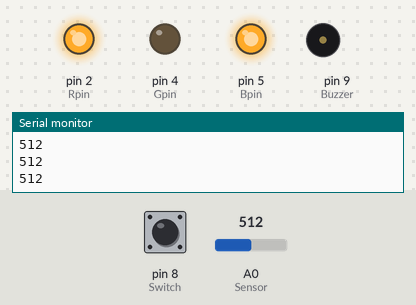
The sketch below on a simulated Arduino Uno, built with avr-gcc and run on an emulated ATmega328P. On the bench: output pins drawn as LEDs (lit = HIGH), buzzer (waves = sounding, pin HIGH), the last lines printed to the serial monitor. The test bench sets the inputs (shaded band); at power-on: A0 (Sensor) = 512, pin 8 (Switch) LOW. Pins used as bus, display or sensor lines are not drawn.

Above: at 3.0 s.
3.1 s: A0 (Sensor) set to 492
At 4.8 s:
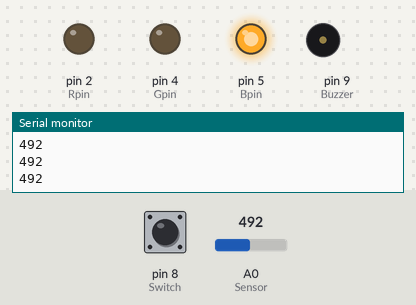
5.8 s: pin 8 (Switch) pulled HIGH for 3.2 s
At 10.1 s:
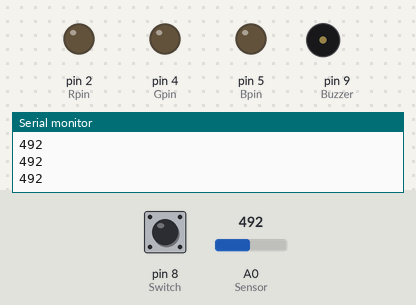
10.5 s: pin 8 (Switch) pulled HIGH for 3.2 s
At 13.0 s:
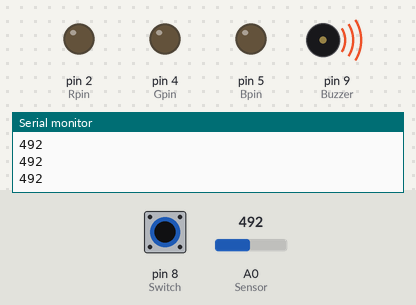
15.2 s: A0 (Sensor) set to 510
At 18.0 s:
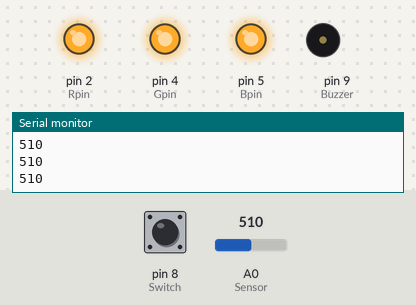
18.2 s: A0 (Sensor) set to 390
At 20.66 s:
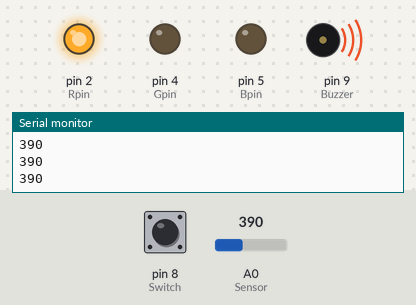
21.2 s: pin 8 (Switch) pulled HIGH for 0.3 s
At 24.7 s:
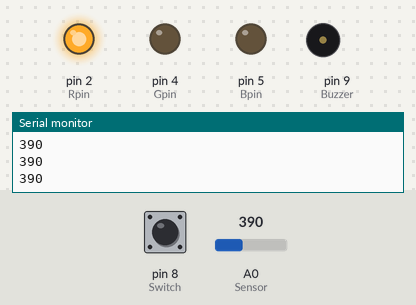
Timing chart, 0 to 25.5 s (numbered marks = the images above; inputs shaded):
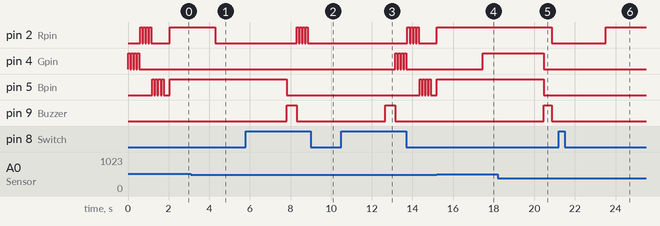

The sketch:

Arduino_code.ino
```cpp
int Level = 0 , OldLevel = 0, OldLevelOF = 0;
int  FreshLevel = 0, TempLevel = 0;
int StabilityCount = 0 ;
bool R = 0, G = 0, B = 0;

bool LPC = 0 , LPC1 = 0;
unsigned long PM = 0 , NM = 0, SM = 0;

int BuzzerCounter = 0, SwitchCounter = 0;

///////////////// LED pins////////////////
const int Rpin = 2;
const int GND = 3;
const int Gpin = 4;
const int Bpin = 5;
/////////////////////////////////////////

const int Switch = 8; //bluewhite
const int Buzzer = 9; // Blue

void setup()
{
  Serial.begin(9600);

  pinMode(Rpin, OUTPUT);
  pinMode(Gpin, OUTPUT);
  pinMode(Bpin, OUTPUT);
  pinMode(Buzzer, OUTPUT);
  pinMode(GND, OUTPUT);

  digitalWrite(Rpin, LOW);
  digitalWrite(Gpin, LOW);
  digitalWrite(Bpin, LOW);
  digitalWrite(Buzzer, LOW);
  digitalWrite(GND, LOW);

  pinMode(Switch, INPUT);

  pinMode(A1, OUTPUT);  // Sensor Power

  for (short i = 0; i < 4; i++)    // Indicates Device StartUp
  {
    digitalWrite(Gpin, HIGH);
    delay(100);
    digitalWrite(Gpin, LOW);
    delay(50);
  }
  for (short i = 0; i < 4; i++)    // Indicates Device StartUp
  {
    digitalWrite(Rpin, HIGH);
    delay(100);
    digitalWrite(Rpin, LOW);
    delay(50);
  }
  for (short i = 0; i < 4; i++)    // Indicates Device StartUp
  {
    digitalWrite(Bpin, HIGH);
    delay(100);
    digitalWrite(Bpin, LOW);
    delay(50);
  }
}

void loop()
{
  delay(250);

  CheckLevel();

  LEDUpdate();

  OverFlowCheck();
  RserveLevelCheck();

  if (digitalRead(Switch))
    ManualCheck();
}

void CheckLevel()
{
  digitalWrite(A1, HIGH);
  delayMicroseconds(50);
  int raw = analogRead(A0);          // Sensor output
  Serial.println(raw);
  digitalWrite(A1, LOW);
  delayMicroseconds(50);

  if (raw < 300)  // Wire breakage
    FreshLevel  = 0;
  else if (raw >= 300 && raw < 400) // Empty Tank
    FreshLevel  = 1;
  else if (raw >= 400 && raw < 500)
    FreshLevel  = 2;
  else if (raw >= 800 && raw < 900)
    FreshLevel  = 3;
  else
    FreshLevel  = 4;


  if (FreshLevel != Level)     // Fresh reading is not equal to Stable Level but equals to intermediate level then stability count is raised.
  {
    StabilityCount++;
  }
  else                                                          // Fresh reading is equal to Stable Level than Intermediate is set to Stable level and Stability counter is reset.
  {
    StabilityCount = 0;
  }


  if (StabilityCount == 10)     //It will take 10 Cycles for Level Finalization
  {
    Level = FreshLevel;
    StabilityCount = 0;
  }
}

void LEDUpdate()
{
  if (Level == 0  )
  {
    R = 1; G = 0; B = 1;
  }
  else if (Level == 1  )
  {
    R = 1; G = 0; B = 0;
  }
  else if (Level == 2  )
  {
    R = 0; G = 0 ; B = 1;
  }
  else if (Level == 3  )
  {
    R = 0; G = 1; B = 0;
  }
  else if (Level == 4  )
  {
    R = 1; G = 1; B = 1;
  }
  digitalWrite(Rpin, R);
  digitalWrite(Gpin, G);
  digitalWrite(Bpin, B);

}


void OverFlowCheck()
{
  if (Level != OldLevelOF && Level == 3 && OldLevelOF != 0 )
  {
    OldLevelOF = Level;
    digitalWrite(Buzzer, HIGH);
    digitalWrite(Gpin, HIGH);

    while (1)
    {
      if (digitalRead(Switch))
      {
        digitalWrite(Buzzer, LOW);
        break;
      }
    }
    delay(2000);
  }
  else
  {
    OldLevelOF = Level;
  }
}

void RserveLevelCheck()
{
  if (Level != OldLevel && Level == 1 && OldLevel != 0)
  {
    OldLevel = Level;
    for (int i = 0; i <= 20 ; i++)
    {
      digitalWrite(Buzzer, HIGH);
      digitalWrite(Rpin, HIGH);
      delay(200);
      if (digitalRead(Switch))
        break;
      delay(200);
      if (digitalRead(Switch))
        break;

      digitalWrite(Buzzer, LOW);
      digitalWrite(Rpin, LOW);
      delay(200);
      if (digitalRead(Switch))
        break;
      delay(200);
      if (digitalRead(Switch))
        break;
      delay(100);
      if (digitalRead(Switch))
        break;
    }
    digitalWrite(Buzzer, LOW);
    digitalWrite(Rpin, LOW);
    delay(2000);
  }
  else
  {
    OldLevel = Level;
  }
}

void ManualCheck()
{
  while (digitalRead(Switch))
  {
    delay(100);
    SwitchCounter++;
    if (SwitchCounter >= 20)
    {
      SwitchCounter = 0;
      SwitchOff();
    }
  }
  SwitchCounter = 0;
}


void SwitchOff()
{
  digitalWrite(Rpin, LOW);
  digitalWrite(Gpin, LOW);
  digitalWrite(Bpin, LOW);

  digitalWrite(Buzzer, HIGH);
  delay(500);
  digitalWrite(Buzzer, LOW);

  for (short i = 0; i < 4; i++)    // Indicates Device ShutOff
  {
    digitalWrite(Rpin, HIGH);
    delay(100);
    digitalWrite(Rpin, LOW);
    delay(50);
  }

  Level = 0 ; OldLevel = 0; OldLevelOF = 0;
  R = 0; G = 0; B = 0;
  BuzzerCounter = 0 ; SwitchCounter = 0;
  bool isSleepMode = true;
  while (isSleepMode)
  {
    delay(250);

    while (digitalRead(Switch))
    {
      delay(100);
      SwitchCounter++;
      if (SwitchCounter >= 20)
      {
        SwitchCounter = 0;
        isSleepMode = false;

        digitalWrite(Buzzer, HIGH);
        delay(500);
        digitalWrite(Buzzer, LOW);
        for (short i = 0; i < 4; i++)    // Indicates Device StartUp
        {
          digitalWrite(Gpin, HIGH);
          delay(100);
          digitalWrite(Gpin, LOW);
          delay(50);
        }
        for (short i = 0; i < 4; i++)    // Indicates Device StartUp
        {
          digitalWrite(Rpin, HIGH);
          delay(100);
          digitalWrite(Rpin, LOW);
          delay(50);
        }
        for (short i = 0; i < 4; i++)    // Indicates Device StartUp
        {
          digitalWrite(Bpin, HIGH);
          delay(100);
          digitalWrite(Bpin, LOW);
          delay(50);
        }
        break;
      }
    }
    SwitchCounter = 0;
  }
}
```

Measured:
- the behaviour switches between 500 and 499 on A0 (Sensor) (found by bisection; images 0 and 1)
- after the input at 3.1 s, pin 2 (Rpin): HIGH → LOW after 1.2 s; pin 4 (Gpin): stays LOW (without the input it goes to HIGH after 1.2 s)
- after the input at 5.8 s, pin 2 (Rpin): alternates HIGH for 0.10 s and LOW for 0.05 s, 8 changes in all, then stays LOW, starting after 2.5 s; pin 5 (Bpin): HIGH → LOW after 2.0 s; pin 9 (Buzzer): LOW → HIGH after 2.0 s, → LOW 0.50 s later
- after the input at 10.5 s, pin 2 (Rpin): alternates HIGH for 0.10 s and LOW for 0.05 s, 8 changes in all, then stays LOW, starting after 3.3 s; pin 4 (Gpin): alternates HIGH for 0.10 s and LOW for 0.05 s, 8 changes in all, then stays LOW, starting after 2.7 s
- after the input at 15.2 s, pin 2 (Rpin): goes on until 15.2 s, then stays HIGH; pin 4 (Gpin): LOW → HIGH after 2.3 s
- after the input at 18.2 s, pin 2 (Rpin): HIGH → LOW after 2.7 s; pin 4 (Gpin), pin 5 (Bpin): HIGH → LOW after 2.3 s; pin 9 (Buzzer): LOW → HIGH after 2.3 s, → LOW 0.40 s later
- after the input at 21.2 s, pin 9 (Buzzer): stops changing and stays LOW
